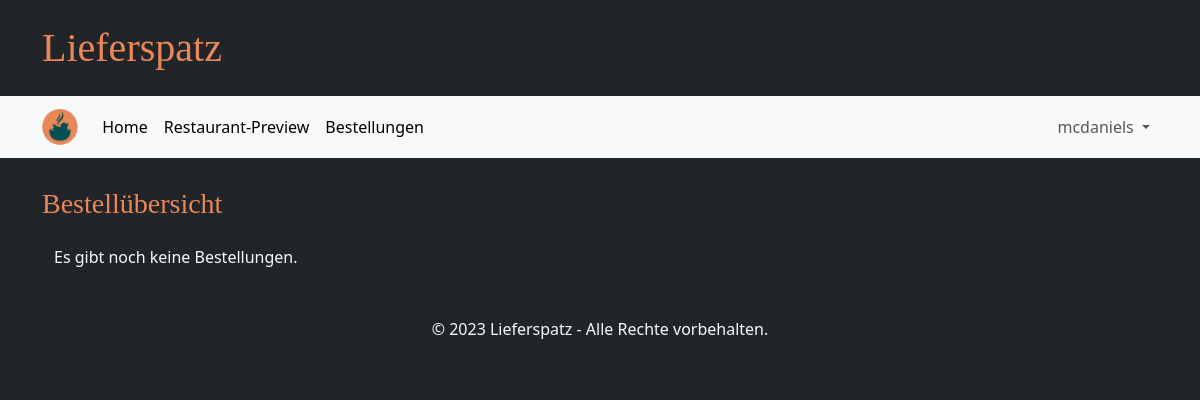
The app's page /orders (signed in), older data.
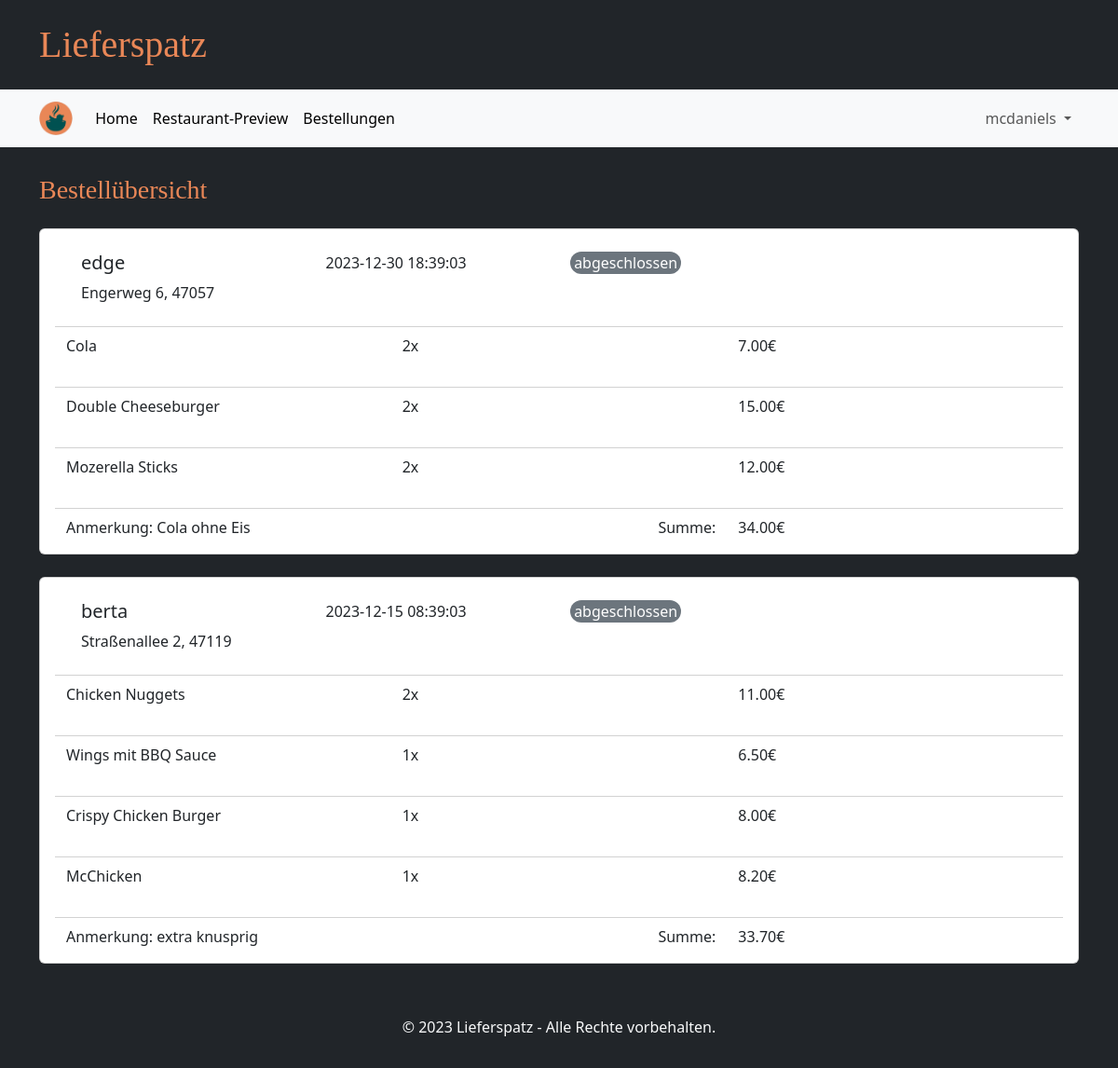
The same page, newer data.
### tables this page shows
CREATE TABLE Bestellung(
            KUsername TEXT NOT NULL,
            GUsername TEXT NOT NULL,
            Eingangszeit TEXT NOT NULL,
            Anmerkung TEXT,
            Bestellstatus TEXT NOT NULL CHECK( Bestellstatus IN ('in Bearbeitung','in Zubereitung','storniert','abgeschlossen') )
        );

CREATE TABLE KundenAccount(
            Username TEXT PRIMARY KEY NOT NULL,
            Passwort TEXT NOT NULL,
            Nachname TEXT NOT NULL,
            Vorname TEXT NOT NULL,
            Strasse TEXT NOT NULL,
            Hausnummer INTEGER NOT NULL,
            Plz INTEGER NOT NULL
        );

CREATE TABLE bestellung_beinhaltet(
            Bestellung INTEGER NOT NULL,
            ItemID INTEGER NOT NULL,
            Menge INTEGER NOT NULL,
            FOREIGN KEY(Bestellung) REFERENCES Bestellung(ID)
            FOREIGN KEY(ItemID) REFERENCES Item(ID) ON DELETE CASCADE
        );

CREATE TABLE Item(
            ID INTEGER NOT NULL,
            Restaurant TEXT NOT NULL,
            Name TEXT NOT NULL,
            Kategorie TEXT CHECK(Kategorie IN ('Vorspeise', 'Hauptgericht', 'Dessert', 'Getränk')),
            IBeschreibung TEXT NOT NULL DEFAULT '',
            Preis INTEGER NOT NULL,
            Deaktiviert INTEGER DEFAULT 0 CHECK(Deaktiviert IN (0, 1)),
            PRIMARY KEY (ID),
            FOREIGN KEY (Restaurant) REFERENCES GeschaeftsAccount(username),
            UNIQUE(Restaurant, Name, Kategorie, IBeschreibung, Preis)                 
        );

### main.py (the view, shortened to what this page needs)
@app.route("/orders", methods=["GET", "POST"])
def order_page():
    if "user" in session:
        if "business" in session:
            orders = database.get_orders(session["user"], True)
            return render_template("orders_business.html", orders=orders)
        else:
            orders = database.get_orders(session["user"], False)
            return render_template("orders_customer.html", orders=orders)
    return redirect(url_for("login_customer_page"))

### database.py (called while the page is built)
def getData(sql, params = ()):
    dbcon = sqlite3.connect("instance/db.db")
    cursor = dbcon.cursor()
    cursor.execute(sql, params)
    return cursor

### templates/orders_business.html (shortened to what this page needs)
{% extends "base.html" %}
{% block heading %}Bestellübersicht{% endblock %}
{% block content %}
{% if not orders %}
    <div class="">
        <p>Es gibt noch keine Bestellungen.</p>
    </div>
{% endif %}
<div class="row g-4 mb-4">
  {% for status in ['in Bearbeitung', 'in Zubereitung', 'abgeschlossen/storniert'] %}
    {% for order in orders %}
      {% if order['orderstatus'] in status %}
        <div class="card">
        <div class="card-body">
          <div class="row card-header bg-transparent mb-2">
            <div class="col-3">
              <h5 class="card-title">{{ order['KUsername'] }}</h5>
              <p>{{ order['street'] }} {{ order['housenumber'] }}, {{ order['postalcode'] }}</p>
            </div>
            <div class="col-3">
              <p class="card-text">{{ order['ordertime'].split('.')[0] }}</p>
            </div>
            <div class="col-3">
              <p class="card-text col-6 text-center rounded-4 text-white bg-{{
                'success' if order['orderstatus'] == 'in Zubereitung' else 'warning' if order['orderstatus'] == 'in Bearbeitung' else 'secondary'
                }}">{{ order['orderstatus'] }}</p>
            </div>
            <div class="col-3">
            </div>
          </div>
            {% for item in order['items'] %}
            <div class="row">
              <p class="card-text col-4">{{ item['name'] }}</p>
              <p class="card-text col-4">{{ item['amount'] }}x</p>
              <p class="card-text col-4">{{ "%.2f" | format(item['price']*item['amount']/100) }}€</p>
            </div>
            <div class="row card-header bg-transparent mb-2"></div>
            {% endfor %}
            <div class="card-text row">
              <div class="col-4">
                Anmerkung: {{ order['comment'] }}
              </div>
              <div class="col-4 d-flex justify-content-end">Summe: </div>
              <div class="col-4">
                {{ "%.2f" | format(order['sum']/100) }}€
              </div>
            </div>
        </div>
        </div>
      {% endif %}
    {% endfor %}
  {% endfor %}
</div>
{% endblock %}

Row changes from the older to the newer data that the page shows:
added Bestellung: KUsername "edge", ordertime "2023-12-30 18:39:03", orderstatus "abgeschlossen", comment "Cola ohne Eis"
now on this page (row unchanged): KundenAccount: street "Engerweg", postalcode "47057"
added bestellung_beinhaltet: name "Cola", amount "2", shown under "edge"
now on this page (row unchanged): Item: item['price']*item['amount']/100 "7.00"
added bestellung_beinhaltet: name "Double Cheeseburger", amount "2", shown under "edge"
now on this page (row unchanged): Item: item['price']*item['amount']/100 "15.00"
added bestellung_beinhaltet: name "Mozerella Sticks", amount "2", shown under "edge"
now on this page (row unchanged): Item: item['price']*item['amount']/100 "12.00"
added Bestellung: KUsername "berta", ordertime "2023-12-15 08:39:03", orderstatus "abgeschlossen", comment "extra knusprig"
added KundenAccount: street "Straßenallee", postalcode "47119"
added bestellung_beinhaltet: name "Chicken Nuggets", amount "2", shown under "berta"
now on this page (row unchanged): Item: item['price']*item['amount']/100 "11.00"
added bestellung_beinhaltet: name "Wings mit BBQ Sauce", amount "1", shown under "berta"
now on this page (row unchanged): Item: item['price']*item['amount']/100 "6.50"
added bestellung_beinhaltet: name "Crispy Chicken Burger", amount "1", shown under "berta"
now on this page (row unchanged): Item: item['price']*item['amount']/100 "8.00"
added bestellung_beinhaltet: name "McChicken", amount "1", shown under "berta"
now on this page (row unchanged): Item: item['price']*item['amount']/100 "8.20"
Text that changed along with them:
new list line: "6 , Anmerkung: Summe: 34.00 € 2 , Anmerkung: Summe: 33.70 €"
text no longer shown: "Es gibt noch keine Bestellungen."
